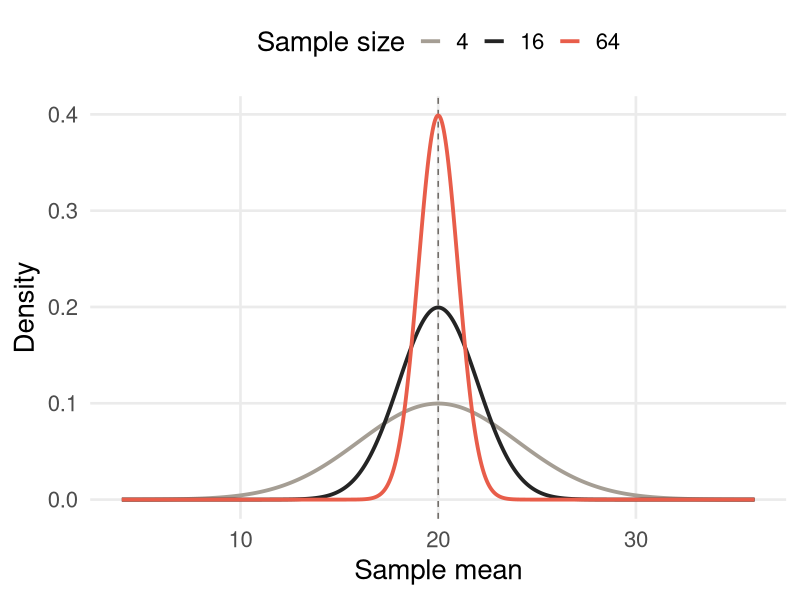
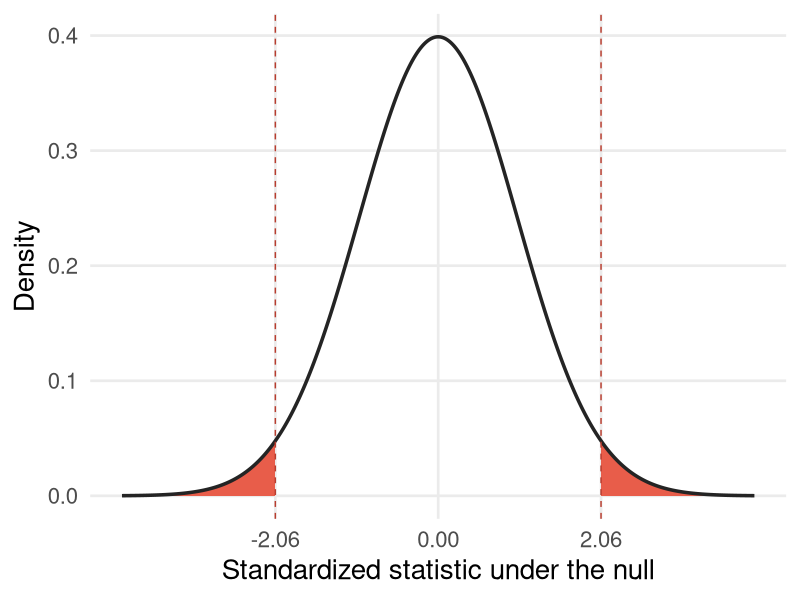
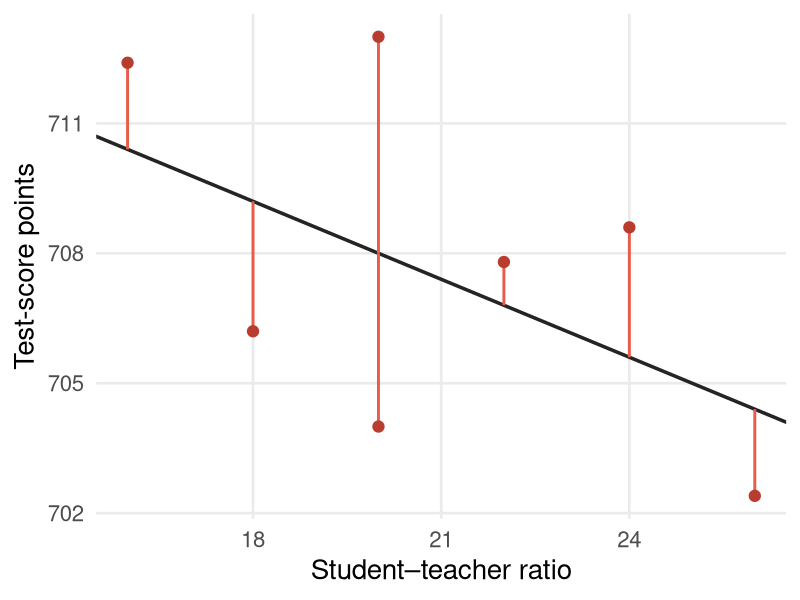
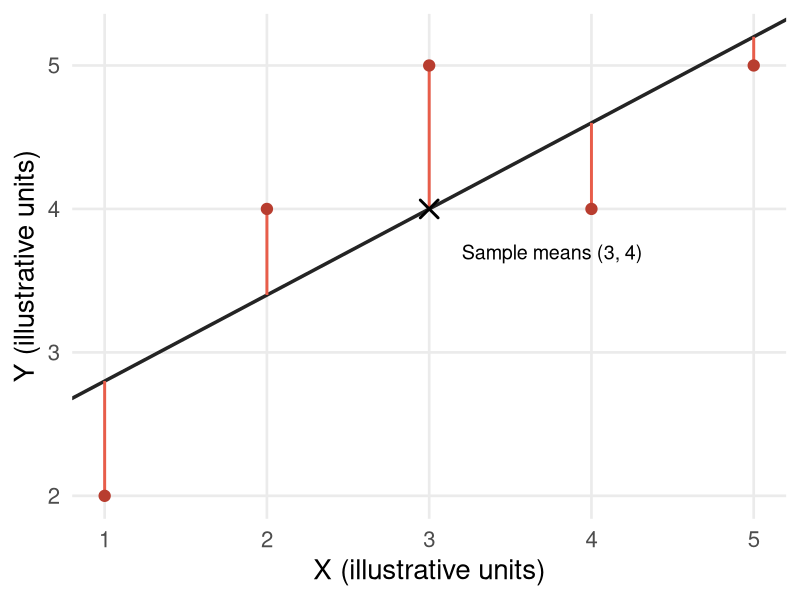

Write R code to recreate these figures, in order.
## ---- chunk 1
#| label: setup
#| include: false

library(ggplot2)
theme_set(
  theme_minimal(base_size = 20) +
    theme(
      panel.grid.minor = element_blank(),
      plot.title = element_text(face = "bold", colour = "#242424"),
      plot.background = element_rect(fill = "transparent", colour = NA)
    )
)
## ---- chunk 2
#| label: exact-mean-densities
#| echo: false
#| fig-width: 12
#| fig-height: 4.5
#| out.width: "90%"
#| fig-alt: "Exact normal densities of the sample mean for sample sizes 4, 16, and 64. All are centered at 20; larger samples produce narrower densities."

# Hypothetical normal population: mean 20, standard deviation 8.
# These are exact densities, not a simulation or observed earnings data.
mean_density <- expand.grid(mean_value = seq(4, 36, length.out = 801),
                            sample_size = c(4, 16, 64))
mean_density$density <- with(mean_density,
  dnorm(mean_value, mean = 20, sd = 8 / sqrt(sample_size)))
mean_density$sample_size <- factor(mean_density$sample_size)
ggplot(mean_density, aes(mean_value, density, colour = sample_size)) +
  geom_vline(xintercept = 20, colour = "#68645F", linetype = "dashed") +
  geom_line(linewidth = 1.3) +
  scale_colour_manual(values = c("#A59E94", "#242424", "#E85D4A"),
                      name = "Sample size") +
  labs(x = "Sample mean", y = "Density") +
  theme(legend.position = "top")
## ---- chunk 3
#| label: p-value-tail-area
#| echo: false
#| fig-width: 12
#| fig-height: 4.5
#| out.width: "90%"
#| fig-alt: "Standard normal density with both tails beyond minus 2.06 and plus 2.06 shaded. Their combined area is approximately 0.0394."

normal_grid <- data.frame(z = seq(-4, 4, length.out = 1601))
normal_grid$density <- dnorm(normal_grid$z)
ggplot(normal_grid, aes(z, density)) +
  geom_area(data = subset(normal_grid, z <= -2.06), fill = "#E85D4A") +
  geom_area(data = subset(normal_grid, z >= 2.06), fill = "#E85D4A") +
  geom_line(colour = "#242424", linewidth = 1.2) +
  geom_vline(xintercept = c(-2.06, 2.06), linetype = "dashed",
             colour = "#B83D2F") +
  scale_x_continuous(breaks = c(-2.06, 0, 2.06)) +
  labs(x = "Standardized statistic under the null", y = "Density")
## ---- chunk 4
#| label: section32-critical-values
#| echo: false

significance_levels <- c(0.10, 0.05, 0.01, 0.005)
knitr::kable(data.frame(
  "Significance level" = c("10%", "5%", "1%", "0.5%"),
  "Probability in each tail" = c("5%", "2.5%", "0.5%", "0.25%"),
  "Critical absolute t" = round(qnorm(1 - significance_levels / 2), 3),
  check.names = FALSE
), align = c("r", "r", "r"))
## ---- chunk 5
#| label: section41-population-errors
#| echo: false
#| fig-width: 12
#| fig-height: 4.2
#| out.width: "90%"
#| fig-alt: "Seven invented districts around the hypothetical line 720 minus 0.6 times the student-teacher ratio. Vertical segments show positive and negative population errors."

# Deterministic invented observations; no empirical California data.
model_example <- data.frame(str = c(16, 18, 20, 20, 22, 24, 26),
                            error = c(2, -3, 5, -4, 1, 3, -2))
model_example$conditional_mean <- 720 - 0.6 * model_example$str
model_example$score <- model_example$conditional_mean + model_example$error
ggplot(model_example, aes(str, score)) +
  geom_abline(intercept = 720, slope = -0.6, colour = "#242424", linewidth = 1.2) +
  geom_segment(aes(xend = str, yend = conditional_mean),
               colour = "#E85D4A", linewidth = 1) +
  geom_point(size = 3.5, colour = "#B83D2F") +
  labs(x = "Student–teacher ratio", y = "Test-score points")
## ---- chunk 6
#| label: section42-hand-fit
#| echo: false

hand_regression <- data.frame(x = 1:5, y = c(2, 4, 5, 4, 5))
hand_fit <- lm(y ~ x, data = hand_regression)
hand_regression$fitted <- fitted(hand_fit)
hand_regression$residual <- residuals(hand_fit)
knitr::kable(data.frame(
  X = hand_regression$x, Y = hand_regression$y,
  "Fitted Y" = round(hand_regression$fitted, 1),
  Residual = round(hand_regression$residual, 1), check.names = FALSE
), align = c("r", "r", "r", "r"))
## ---- chunk 7
#| label: section42-hand-plot
#| echo: false
#| fig-width: 12
#| fig-height: 4.2
#| out.width: "90%"
#| fig-alt: "Five invented data points and the OLS line 2.2 plus 0.6 X. Vertical residual segments connect the observations to the line, which passes through the sample mean at 3,4."

ggplot(hand_regression, aes(x, y)) +
  geom_abline(intercept = 2.2, slope = 0.6, colour = "#242424", linewidth = 1.2) +
  geom_segment(aes(xend = x, yend = fitted), colour = "#E85D4A", linewidth = 1) +
  geom_point(size = 3.5, colour = "#B83D2F") +
  annotate("point", x = 3, y = 4, shape = 4, size = 5, stroke = 1.5) +
  annotate("text", x = 3.2, y = 3.7, label = "Sample means (3, 4)", hjust = 0, size = 5) +
  scale_x_continuous(breaks = 1:5) +
  labs(x = "X (illustrative units)", y = "Y (illustrative units)")
## ---- chunk 8
#| label: section43-hand-fit-measures
#| echo: false

hand_tss <- sum((hand_regression$y - mean(hand_regression$y))^2)
hand_ess <- sum((fitted(hand_fit) - mean(hand_regression$y))^2)
hand_ssr <- sum(residuals(hand_fit)^2)
hand_r2 <- 1 - hand_ssr / hand_tss
hand_ser <- sqrt(hand_ssr / (nrow(hand_regression) - 2))
knitr::kable(data.frame(
  Quantity = c("Total sum of squares", "Explained sum of squares", "Residual sum of squares"),
  Value = round(c(hand_tss, hand_ess, hand_ssr), 1)
), align = c("l", "r"))
## ---- chunk 9
#| label: section42-43-checks
#| include: false

# Deterministic verification of the displayed OLS and fit identities.
stopifnot(
  max(abs(coef(hand_fit) - c(2.2, 0.6))) < 1e-12,
  abs(sum(residuals(hand_fit))) < 1e-12,
  abs(sum(hand_regression$x * residuals(hand_fit))) < 1e-12,
  abs(hand_tss - 6) < 1e-12,
  abs(hand_ess - 3.6) < 1e-12,
  abs(hand_ssr - 2.4) < 1e-12,
  abs(hand_tss - hand_ess - hand_ssr) < 1e-12,
  abs(hand_r2 - cor(hand_regression$x, hand_regression$y)^2) < 1e-12,
  abs(hand_ser - summary(hand_fit)$sigma) < 1e-12,
  abs((698.9 - 2.28 * 20) - 653.3) < 1e-10
)
## ---- chunk 10
#| label: section44-checks
#| include: false

# Exact checks of the invented examples, not empirical estimates.
check_x <- c(-1, 0, 1)
check_u <- check_x^2 - 2 / 3
stopifnot(
  abs(mean(check_u)) < 1e-12,
  abs(mean(check_x * check_u)) < 1e-12,
  all(abs(check_u) > 0),
  abs(mean(c(4, -4))) < 1e-12
)
